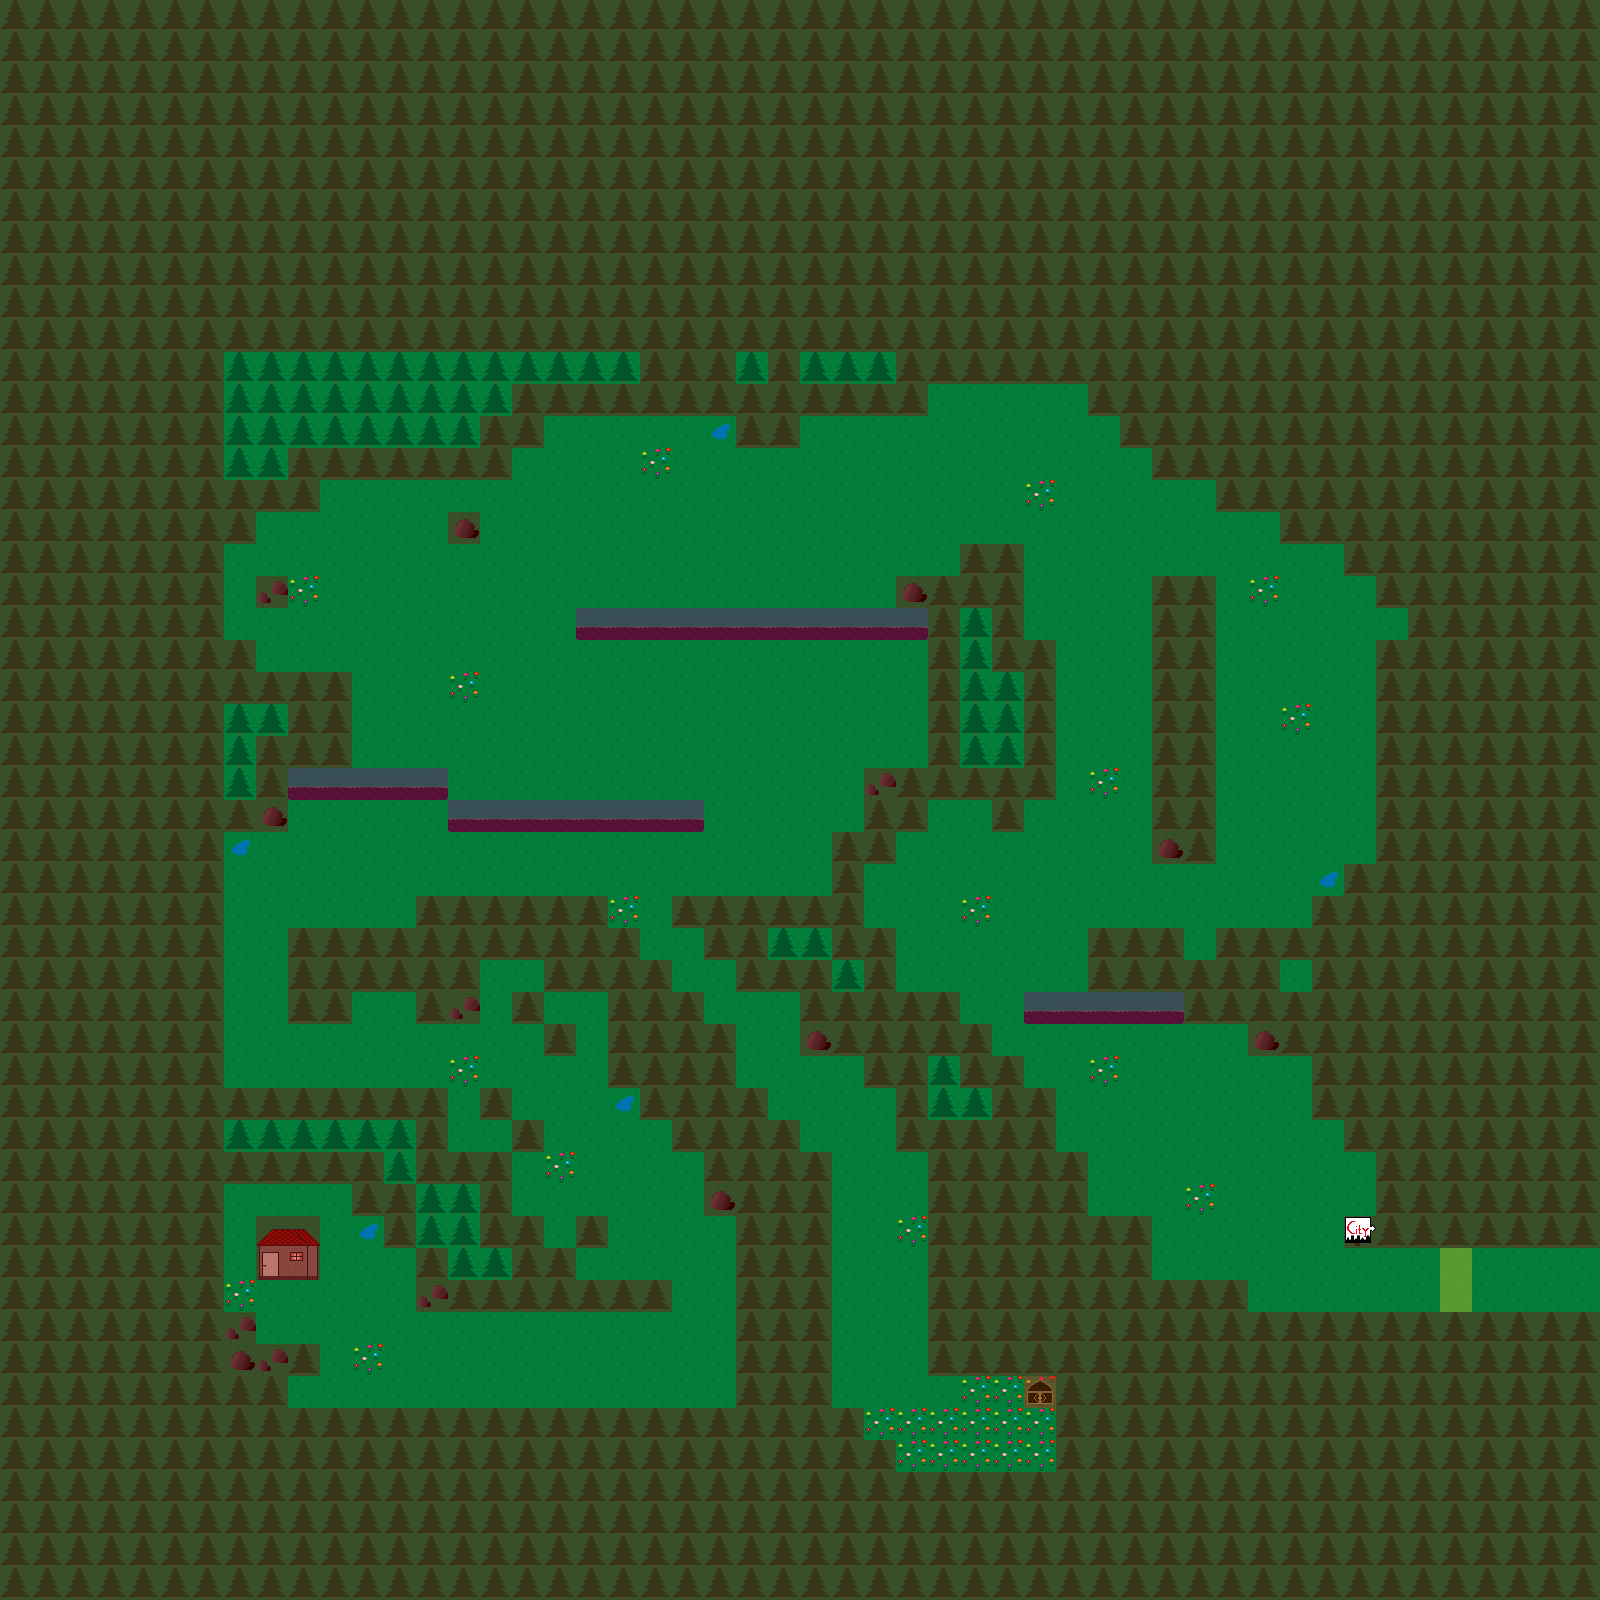

A level layout from a 2D game, rendered from its tile map. Below: a short description, then the map file with tile-grid data replaced by summaries:
An orthogonal 50x50 tile map with 32x32 px tiles, 3 tile layers (background, Meta, foreground), 3 tilesets and 2 objects (SpawnPoint, SpawnPoint2).

<map version="1.0" orientation="orthogonal" width="50" height="50" tilewidth="32" tileheight="32">
 <tileset firstgid="1" name="landskapem" tilewidth="32" tileheight="32">
  <image source="landskapem.png" width="320" height="320" />
 </tileset>
 <tileset firstgid="101" name="meta-tiles" tilewidth="32" tileheight="32">
  <image source="meta-tiles.png" width="320" height="320" />
  <tile id="1">
   <properties>
    <property name="Collidable" value="True" />
   </properties>
  </tile>
  <tile id="2">
   <properties>
    <property name="jump" value="True" />
   </properties>
  </tile>
  <tile id="11">
   <properties>
    <property name="NewWorld" value="True" />
   </properties>
  </tile>
  <tile id="13">
   <properties>
    <property name="Coin" value="True" />
    <property name="Collidable" value="True" />
   </properties>
  </tile>
 </tileset>
 <tileset firstgid="201" name="foregroundW1" tilewidth="32" tileheight="32">
  <image source="foregroundW1.png" width="62" height="64" />
 </tileset>
 <layer name="background" width="50" height="50">
  <data>[2500 cells, 2500 non-empty, 13 distinct tile ids]</data>
 </layer>
 <layer name="Meta" width="50" height="50" opacity="0.37">
  <data>[2500 cells, 1728 non-empty, 4 distinct tile ids]</data>
 </layer>
 <layer name="foreground" width="50" height="50">
  <data>[2500 cells, 2 non-empty, 2 distinct tile ids]</data>
 </layer>
 <objectgroup name="Objects" width="50" height="50">
  <object name="SpawnPoint" x="272" y="1295">
   <properties>
    <property name="playerSpawn" value="" />
   </properties>
  </object>
  <object name="SpawnPoint2" x="1392" y="1264">
   <properties>
    <property name="playerSpawn2" value="" />
   </properties>
  </object>
 </objectgroup>
</map>
